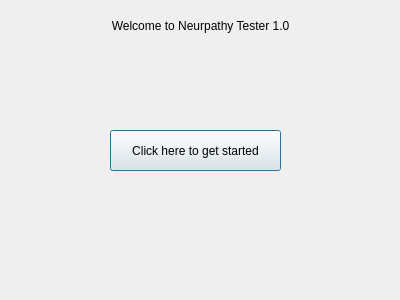
<?xml version="1.0" encoding="UTF-8"?>
<ui version="4.0">
 <class>Dialog</class>
 <widget class="QDialog" name="Dialog">
  <property name="geometry">
   <rect>
    <x>0</x>
    <y>0</y>
    <width>400</width>
    <height>300</height>
   </rect>
  </property>
  <property name="windowTitle">
   <string>Dialog</string>
  </property>
  <widget class="QLabel" name="label">
   <property name="geometry">
    <rect>
     <x>10</x>
     <y>10</y>
     <width>381</width>
     <height>31</height>
    </rect>
   </property>
   <property name="text">
    <string>Welcome to Neurpathy Tester 1.0</string>
   </property>
   <property name="alignment">
    <set>Qt::AlignCenter</set>
   </property>
  </widget>
  <widget class="QPushButton" name="start_btn">
   <property name="geometry">
    <rect>
     <x>110</x>
     <y>130</y>
     <width>171</width>
     <height>41</height>
    </rect>
   </property>
   <property name="text">
    <string>Click here to get started</string>
   </property>
  </widget>
 </widget>
 <resources/>
 <connections/>
</ui>
